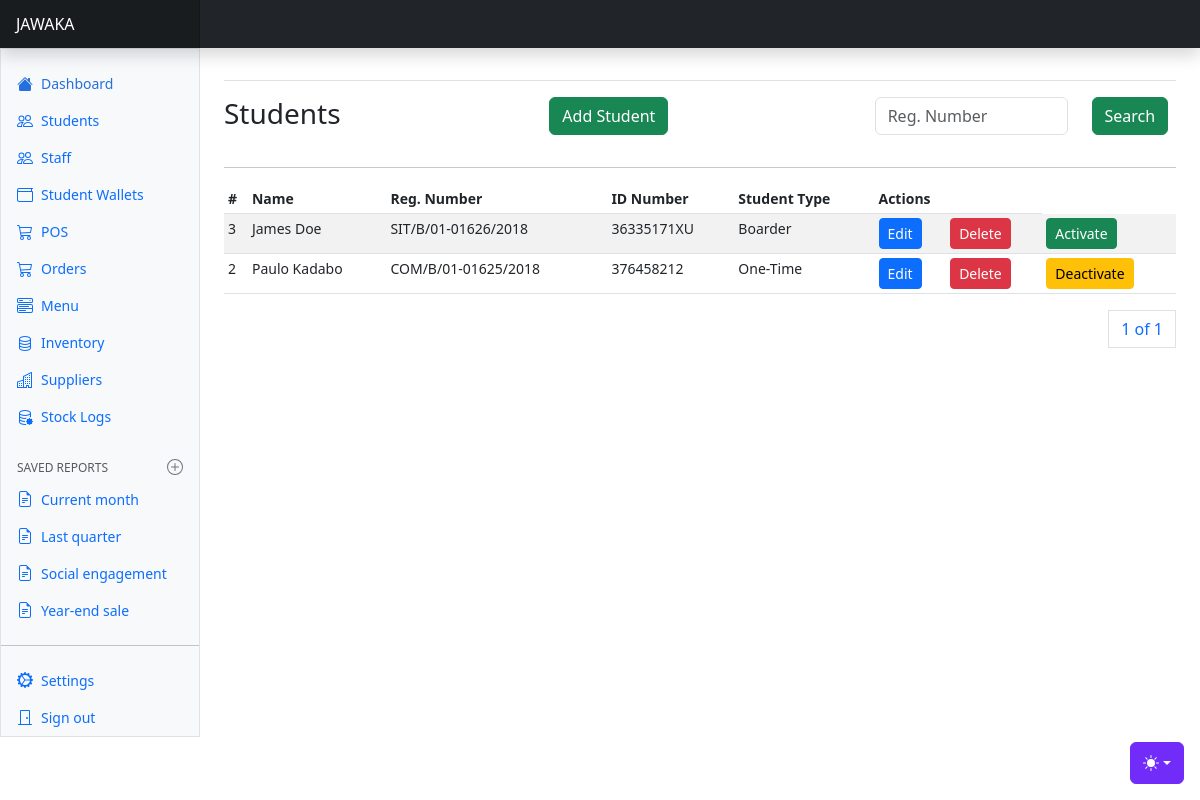
/students/, run on an earlier commit of the app's database.
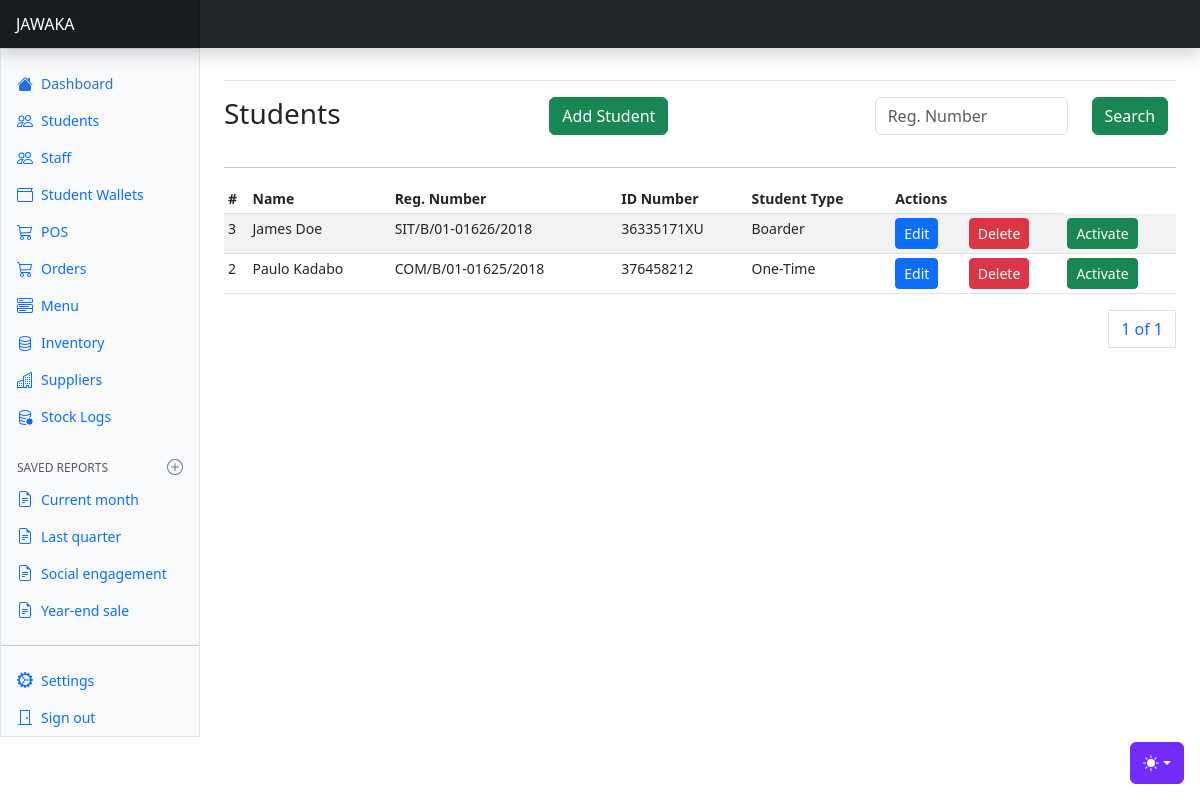
And on a later commit of the database.
### apps/students/models.py (models this page shows, shortened)
class Student(AbstractBaseModel):
    user = models.OneToOneField("users.User", on_delete=models.CASCADE)
    student_type = models.CharField(max_length=255, choices=STUDENT_TYPES)
    registration_number = models.CharField(max_length=255)
    status = models.CharField(max_length=255, choices=STUDENT_STATUS)

### apps/users/models.py (models this page shows, shortened)
class User(AbstractUser):
    role = models.CharField(choices=ROLE_CHOICES, max_length=32, null=True)
    phone_number = models.CharField(max_length=255, null=True)
    id_number = models.CharField(max_length=255, null=True)
    gender = models.CharField(max_length=255, null=True)

### apps/students/views.py (the view)
# urls.py: path("students/", include("apps.students.urls")),
def students(request):
    students = Student.objects.all().order_by("-created")
    paginator = Paginator(students, 10)
    page_number = request.GET.get("page")
    page_obj = paginator.get_page(page_number)
    context = {
        "students": students,
        "page_obj": page_obj
    }
    return render(request, "students/students.html", context)

### templates/students/students.html (shortened to what this page needs)
{% extends "base.html" %}
{% block content %}
<div class="row">
    <div class="col-4">
        <h3>Students</h3>
    </div>
    <div class="col-4">
        <a class="btn btn-success" data-bs-toggle="modal" data-bs-target="#newStudentModal">Add Student</a>
    </div>
    <div class="col-4">
      <form>
        <div class="input-group mb-3">
          <div class="row">
            <div class="col-8">
              <input type="text" class="form-control" placeholder="Reg. Number" >
            </div>
            <div class="col-4">
              <button class="btn btn-success">Search</button>
            </div>
          </div>
        </div>
      </form>
    </div>
</div>
<hr/>
      <div class="table-responsive small">
        <table class="table table-striped table-sm">
          <thead>
            <tr>
              <th scope="col">#</th>
              <th scope="col">Name</th>
              <th scope="col">Reg. Number</th>
              <th scope="col">ID Number</th>
              <th scope="col">Student Type</th>
              <th scope="col" colspan="2">Actions</th>
            </tr>
          </thead>
          <tbody>
            {% for student in page_obj %}
            <tr>
              <td>{{student.id}}</td>
              <td>{{student.user.first_name}} {{student.user.last_name}}</td>
              <td>{{student.registration_number}}</td>
              <td>{{student.user.id_number}}</td>
              <td>{{student.student_type}}</td>
              <td><a class="btn btn-primary btn-sm" data-bs-toggle="modal" data-bs-target="#editStudentModal{{ student.id }}">Edit</a></td>
              <td><a class="btn btn-danger btn-sm" data-bs-toggle="modal" data-bs-target="#deleteStudentModal{{ student.id }}">Delete</a></td>
              {% if student.status == "Active" %}
              <td>
                <a href="{% url 'activate-deactivate-student' student.id %}" class="btn btn-warning btn-sm">Deactivate</a>
              </td>
              {% else %}
              <td>
                <a href="{% url 'activate-deactivate-student' student.id %}" class="btn btn-success btn-sm">Activate</a>
              </td>
              {% endif %}
            </tr>
            {% endfor %}
          </tbody>
        </table>
        <div>
          <nav aria-label="Page navigation example">
            <ul class="pagination justify-content-end">
              <a class="page-link" href="#">{{ page_obj.number }} of {{ page_obj.paginator.num_pages }}</a>
            </ul>
          </nav>
        </div>
      </div>
{% endblock content %}

What changed in the data, as far as the page shows it:
changed Student "COM/B/01-01625/2018": status "Deactivate" → "Activate"
